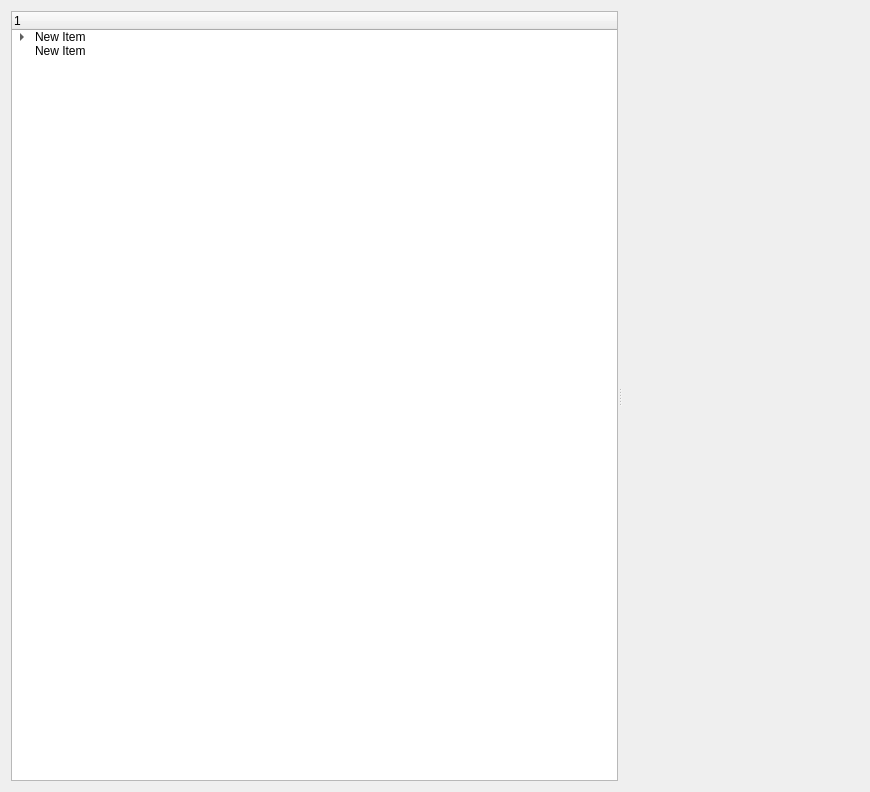
<?xml version="1.0" encoding="UTF-8"?>
<ui version="4.0">
 <class>device_hub</class>
 <widget class="QWidget" name="device_hub">
  <property name="geometry">
   <rect>
    <x>0</x>
    <y>0</y>
    <width>870</width>
    <height>792</height>
   </rect>
  </property>
  <property name="windowTitle">
   <string>Form</string>
  </property>
  <layout class="QGridLayout" name="device_hub_main">
   <item row="0" column="0">
    <widget class="QSplitter" name="splitter">
     <property name="orientation">
      <enum>Qt::Horizontal</enum>
     </property>
     <widget class="QTreeWidget" name="devices">
      <attribute name="headerVisible">
       <bool>true</bool>
      </attribute>
      <column>
       <property name="text">
        <string>1</string>
       </property>
      </column>
      <item>
       <property name="text">
        <string>New Item</string>
       </property>
       <item>
        <property name="text">
         <string>New Subitem</string>
        </property>
       </item>
       <item>
        <property name="text">
         <string>New Item</string>
        </property>
       </item>
      </item>
      <item>
       <property name="text">
        <string>New Item</string>
       </property>
      </item>
     </widget>
     <widget class="QWidget" name="parameters" native="true"/>
    </widget>
   </item>
  </layout>
 </widget>
 <resources/>
 <connections/>
</ui>
